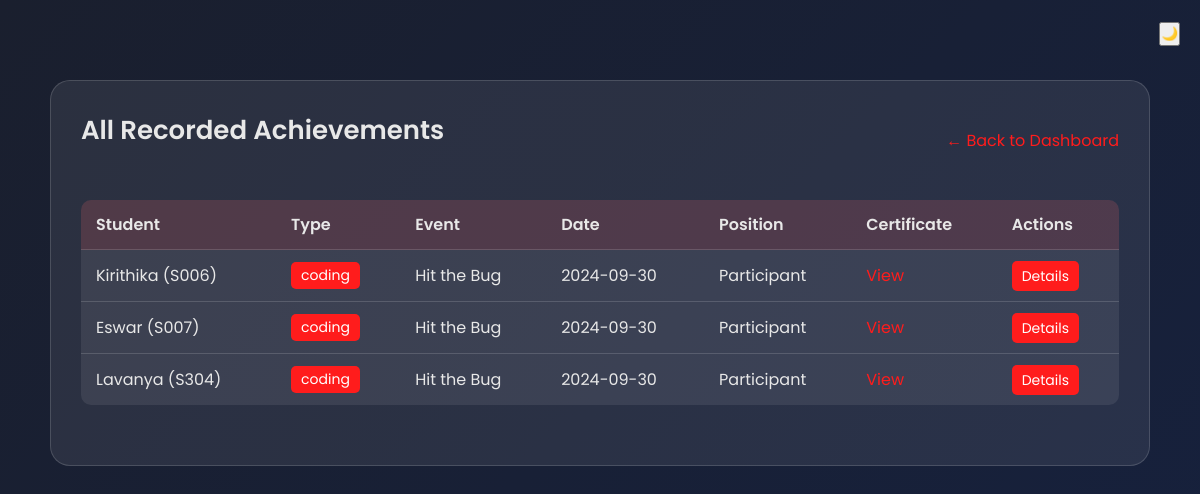
The page /all-achievements (signed in) on the database its author committed.
### tables this page shows
CREATE TABLE achievements (
                id INTEGER PRIMARY KEY AUTOINCREMENT,
                student_id TEXT NOT NULL,
                achievement_type TEXT NOT NULL,
                event_name TEXT NOT NULL,
                achievement_date DATE NOT NULL,
                organizer TEXT NOT NULL,
                position TEXT NOT NULL,
                achievement_description TEXT,
                certificate_path TEXT,
                
                /* Common additional fields */
                symposium_theme TEXT,
                programming_language TEXT,
                coding_platform TEXT,
                paper_title TEXT,
                journal_name TEXT,
                conference_level TEXT,
                conference_role TEXT,
                team_size INTEGER,
                project_title TEXT,
                database_type TEXT,
                difficulty_level TEXT,
                other_description TEXT,
                
                created_at TIMESTAMP DEFAULT CURRENT_TIMESTAMP, teacher_id TEXT,
                FOREIGN KEY (student_id) REFERENCES student(student_id)
            );

CREATE TABLE student (
        student_name TEXT NOT NULL,
        student_id TEXT PRIMARY KEY,
        email TEXT UNIQUE NOT NULL,
        phone_number TEXT,
        password TEXT NOT NULL,
        student_gender TEXT,
        student_dept TEXT
    );

### app.py (the view)
@app.route("/all-achievements", endpoint="all-achievements")
def all_achievements():
    if not session.get('logged_in'):
        return redirect(url_for('teacher'))
    teacher_id = session.get('teacher_id')
    connection = sqlite3.connect(DB_PATH)
    connection.row_factory = sqlite3.Row
    cursor = connection.cursor()
    cursor.execute("""
        SELECT a.id, a.student_id, s.student_name, a.achievement_type,
               a.event_name, a.achievement_date, a.position, a.organizer,
               a.certificate_path
        FROM achievements a
        JOIN student s ON a.student_id = s.student_id
        WHERE a.teacher_id = ?
        ORDER BY a.achievement_date DESC
    """, (teacher_id,))
    achievements = cursor.fetchall()
    connection.close()
    return render_template("all_achievements.html", achievements=achievements)

### templates/all_achievements.html (shortened to what this page needs)
<!DOCTYPE html>
<html lang="en">
<head>
  <link rel="stylesheet" href="{{ url_for('static', filename = 'styles.css') }}" />
</head>
<body style="height: auto; align-items: flex-start; padding-top: 80px;">
  <div class="toggle-container">
    <button id="mode-toggle">Dark Mode 🌙</button>
  </div>
  <div class="container dashboard-container">
    <div class="page-header">
      <div class="title">All Recorded Achievements</div>
      <a href="{{ url_for('teacher-dashboard') }}" class="back-button">← Back to Dashboard</a>
    </div>
    <div class="content">
      {% if achievements %}
        <table class="achievements-table">
          <thead>
            <tr>
              <th>Student</th>
              <th>Type</th>
              <th>Event</th>
              <th>Date</th>
              <th>Position</th>
              <th>Certificate</th>
              <th>Actions</th>
            </tr>
          </thead>
          <tbody>
            {% for achievement in achievements %}
              <tr>
                <td>{{ achievement.student_name }} ({{ achievement.student_id }})</td>
                <td><span class="achievement-type-badge">{{ achievement.achievement_type }}</span></td>
                <td>{{ achievement.event_name }}</td>
                <td>{{ achievement.achievement_date }}</td>
                <td>{{ achievement.position }}</td>
                <td>
                  {% if achievement.certificate_path %}
                    <a href="{{ url_for('static', filename=achievement.certificate_path) }}" class="certificate-link" target="_blank">View</a>
                  {% else %}
                    -
                  {% endif %}
                </td>
                <td>
                  <a href="#" class="view-button">Details</a>
                </td>
              </tr>
            {% endfor %}
          </tbody>
        </table>
      {% else %}
        <div class="no-achievements">
          <h3>No achievements have been recorded yet.</h3>
          <p>Start recording student achievements using the "Record Achievement" option on your dashboard.</p>
        </div>
      {% endif %}
    </div>
  </div>
</body>
</html>

### static/styles.css (style rules this page uses)
:root { --bg-color: #0f1419; --bg-gradient: linear-gradient(135deg, #1a1f2e 0%, #16213e 100%); --glass-bg: rgba(255, 255, 255, 0.08); --text-color: #e8e8e8; --text-secondary: #b0b0b0; --primary-color: #ff1c1c; --primary-hover: #ff3d3d; --border-color: rgba(255, 255, 255, 0.15); }
* { margin: 0; padding: 0; box-sizing: border-box; font-family: 'Poppins', sans-serif; }
body { min-height: 100vh; background: var(--bg-gradient); background-color: var(--bg-color); color: var(--text-color); display: flex; justify-content: center; align-items: center; padding: 20px; }
.container { max-width: 700px; width: 100%; background: var(--glass-bg); border-radius: 20px; padding: 30px; border: 1px solid var(--border-color); }
.title::before { display: none; }
.title { font-size: 26px; font-weight: 600; margin-bottom: 20px; }
.title::before { content: ""; position: absolute; bottom: -6px; left: 0; width: 50px; height: 3px; background: var(--primary-color); border-radius: 5px; }

### templates/all_achievements.html (style rules this page uses)
.dashboard-container { max-width: 1100px !important; }
.page-header { display: flex; justify-content: space-between; align-items: center; margin-bottom: 30px; }
.back-button { text-decoration: none; color: var(--primary-color); display: flex; align-items: center; gap: 5px; }
.achievements-table { width: 100%; border-collapse: collapse; background: var(--glass-bg); border-radius: 10px; overflow: hidden; margin-bottom: 30px; }
.achievements-table th, .achievements-table td { padding: 12px 15px; text-align: left; border-bottom: 1px solid var(--border-color); }
.achievements-table th { background-color: rgba(255, 0, 0, 0.1); font-weight: 600; }
.achievements-table tbody tr:last-child td { border-bottom: none; }
.achievement-type-badge { background-color: var(--primary-color); color: white; padding: 3px 10px; border-radius: 5px; display: inline-block; font-size: 14px; }
.view-button { background-color: var(--primary-color); color: white; border: none; padding: 5px 10px; border-radius: 5px; cursor: pointer; text-decoration: none; font-size: 14px; }
.certificate-link { color: var(--primary-color); text-decoration: none; }
.toggle-container { position: fixed; top: 20px; right: 20px; z-index: 100; }

### rows shown on the page
achievements: student_name "Kirithika", student_id "S006", achievement_type "coding", event_name "Hit the Bug", achievement_date "2024-09-30", position "Participant"
achievements: student_name "Eswar", student_id "S007", achievement_type "coding", event_name "Hit the Bug", achievement_date "2024-09-30", position "Participant"
achievements: student_name "Lavanya", student_id "S304", achievement_type "coding", event_name "Hit the Bug", achievement_date "2024-09-30", position "Participant"
